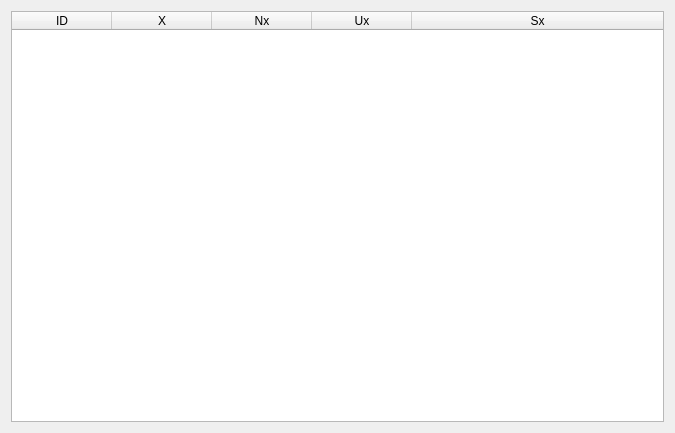
<?xml version="1.0" encoding="UTF-8"?>
<ui version="4.0">
 <class>MinMaxTable</class>
 <widget class="QWidget" name="MinMaxTable">
  <property name="geometry">
   <rect>
    <x>0</x>
    <y>0</y>
    <width>675</width>
    <height>433</height>
   </rect>
  </property>
  <property name="windowTitle">
   <string>Form</string>
  </property>
  <layout class="QGridLayout" name="gridLayout">
   <item row="0" column="0">
    <widget class="QTableWidget" name="tableWidget">
     <attribute name="horizontalHeaderStretchLastSection">
      <bool>true</bool>
     </attribute>
     <column>
      <property name="text">
       <string>ID</string>
      </property>
     </column>
     <column>
      <property name="text">
       <string>X</string>
      </property>
     </column>
     <column>
      <property name="text">
       <string>Nx</string>
      </property>
     </column>
     <column>
      <property name="text">
       <string>Ux</string>
      </property>
     </column>
     <column>
      <property name="text">
       <string>Sx</string>
      </property>
     </column>
    </widget>
   </item>
  </layout>
 </widget>
 <resources/>
 <connections/>
</ui>
